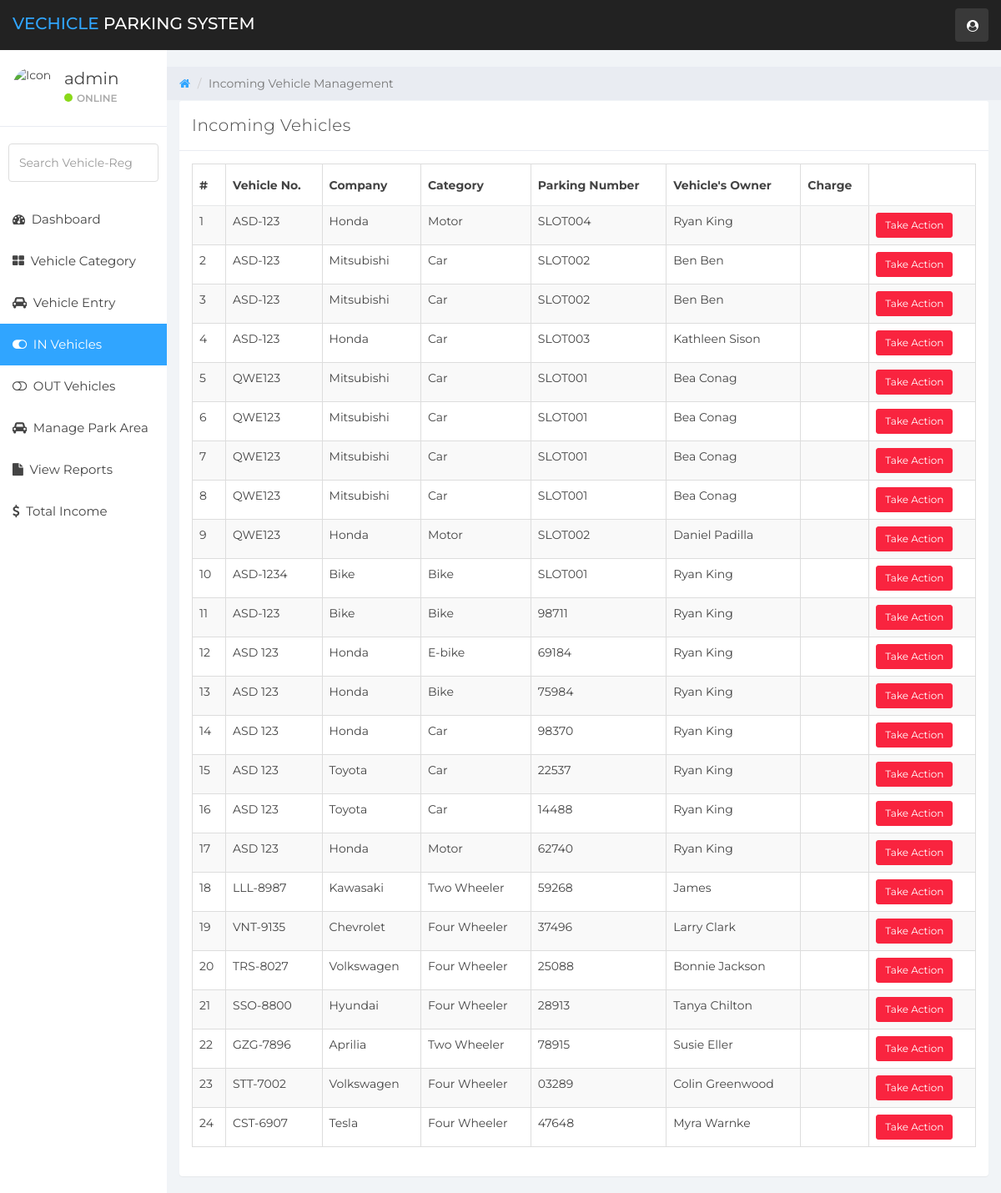
The page /in-vehicles.php (signed in) on the database as committed earlier.
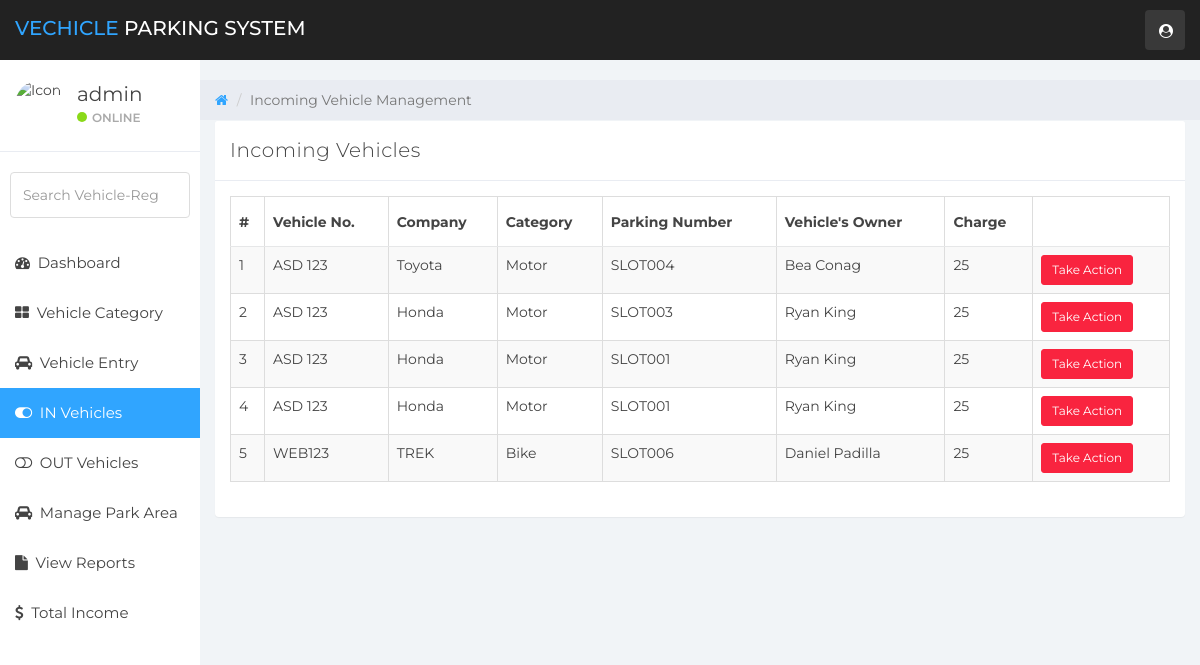
The same page on the database as committed later.
### tables this page shows
CREATE TABLE `vehicle_info` (
  `ID` int(10) NOT NULL,
  `area` varchar(20) NOT NULL,
  `slotid` varchar(120) DEFAULT NULL,
  `VehicleCategory` varchar(120) NOT NULL,
  `VehicleCompanyname` varchar(120) DEFAULT NULL,
  `RegistrationNumber` varchar(120) DEFAULT NULL,
  `OwnerName` varchar(120) DEFAULT NULL,
  `OwnerContactNumber` bigint(10) DEFAULT NULL,
  `InTime` timestamp NULL DEFAULT current_timestamp(),
  `OutTime` timestamp NULL DEFAULT NULL ON UPDATE current_timestamp(),
  `ParkingCharge` varchar(120) NOT NULL,
  `chargeStatus` varchar(50) NOT NULL,
  `Remark` mediumtext NOT NULL,
  `Status` varchar(5) NOT NULL
);

### in-vehicles.php (the view, shortened to what this page needs)
<?php
    if (strlen($_SESSION['vpmsaid']==0)) {
        header('location:logout.php');
        } else {
?>
<!DOCTYPE html>
<html>
<head>
	<link href="css/bootstrap.min.css" rel="stylesheet">
	<link href="css/font-awesome.min.css" rel="stylesheet">
    <link href="css/datatable.css" rel="stylesheet">
	<link href="css/datepicker3.css" rel="stylesheet">
	<link href="css/styles.css" rel="stylesheet">
</head>
<body>
        <?php include 'includes/navigation.php' ?>
		<?php
		include 'includes/sidebar.php'
		?>
	<div class="col-sm-9 col-sm-offset-3 col-lg-10 col-lg-offset-2 main">
		<div class="row">
			<ol class="breadcrumb">
				<li><a href="dashboard.php">
					<em class="fa fa-home"></em>
				</a></li>
				<li class="active">Incoming Vehicle Management</li>
			</ol>
		</div>
		<div class="row">
			<div class="col-lg-12">
			</div>
		</div>
		<div class="row">
				<div class="col-lg-12">
					<div class="panel panel-default">
						<div class="panel-heading">Incoming Vehicles</div>
						<div class="panel-body">
                        <table id="example" class="table table-striped table-hover table-bordered" style="width:100%">
        <thead>
            <tr>
                <th>#</th>
                <th>Vehicle No.</th>
                <th>Company</th>
                <th>Category</th>
                <th>Parking Number</th>
                <th>Vehicle's Owner</th>
                <th>Charge</th>
                <th></th>
            </tr>
        </thead>
        <tbody>
        <?php
        $ret=mysqli_query($con,"SELECT * FROM vehicle_info WHERE Status='' ORDER BY InTime DESC");
        $cnt=1;
        while ($row=mysqli_fetch_array($ret)) {
        ?>
            <tr>
            <td><?php echo $cnt;?></td>
            <td><?php  echo $row['RegistrationNumber'];?></td>
            <td><?php  echo $row['VehicleCompanyname'];?></td>
            <td><?php  echo $row['VehicleCategory'];?></td>
            <td><?php  echo $row['slotid'];?></td>
            <td><?php  echo $row['OwnerName'];?></td>
            <td><?php  echo $row['ParkingCharge'];?></td>
            <td><a href="update-incomingdetail.php?updateid=<?php echo $row['ID'];?>"><button type="button" class="btn btn-sm btn-danger">Take Action</button></a>
            </td>
            </tr>
                <?php $cnt=$cnt+1;}?>
        </tbody>
    </table>
						</div>
					</div>
				</div>
</div>
	</div>
</body>
</html>
<?php }  ?>

Rows that differ between the two databases and show on the page:
removed vehicle_info: RegistrationNumber "ASD-123", VehicleCompanyname "Honda", VehicleCategory "Motor", slotid "SLOT004", OwnerName "Ryan King"
removed vehicle_info: RegistrationNumber "ASD-123", VehicleCompanyname "Mitsubishi", VehicleCategory "Car", slotid "SLOT002", OwnerName "Ben Ben"
removed vehicle_info: RegistrationNumber "ASD-123", VehicleCompanyname "Mitsubishi", VehicleCategory "Car", slotid "SLOT002", OwnerName "Ben Ben"
removed vehicle_info: RegistrationNumber "ASD-123", VehicleCompanyname "Honda", VehicleCategory "Car", slotid "SLOT003", OwnerName "Kathleen Sison"
removed vehicle_info: RegistrationNumber "QWE123", VehicleCompanyname "Mitsubishi", VehicleCategory "Car", slotid "SLOT001", OwnerName "Bea Conag"
removed vehicle_info: RegistrationNumber "QWE123", VehicleCompanyname "Mitsubishi", VehicleCategory "Car", slotid "SLOT001", OwnerName "Bea Conag"
removed vehicle_info: RegistrationNumber "QWE123", VehicleCompanyname "Mitsubishi", VehicleCategory "Car", slotid "SLOT001", OwnerName "Bea Conag"
removed vehicle_info: RegistrationNumber "QWE123", VehicleCompanyname "Mitsubishi", VehicleCategory "Car", slotid "SLOT001", OwnerName "Bea Conag"
removed vehicle_info: RegistrationNumber "QWE123", VehicleCompanyname "Honda", VehicleCategory "Motor", slotid "SLOT002", OwnerName "Daniel Padilla"
removed vehicle_info: RegistrationNumber "ASD-1234", VehicleCompanyname "Bike", VehicleCategory "Bike", slotid "SLOT001", OwnerName "Ryan King"
removed vehicle_info: RegistrationNumber "ASD-123", VehicleCompanyname "Bike", VehicleCategory "Bike", slotid "98711", OwnerName "Ryan King"
removed vehicle_info: RegistrationNumber "ASD 123", VehicleCompanyname "Honda", VehicleCategory "E-bike", slotid "69184", OwnerName "Ryan King"
removed vehicle_info: RegistrationNumber "ASD 123", VehicleCompanyname "Honda", VehicleCategory "Bike", slotid "75984", OwnerName "Ryan King"
removed vehicle_info: RegistrationNumber "ASD 123", VehicleCompanyname "Honda", VehicleCategory "Car", slotid "98370", OwnerName "Ryan King"
removed vehicle_info: RegistrationNumber "ASD 123", VehicleCompanyname "Toyota", VehicleCategory "Car", slotid "22537", OwnerName "Ryan King"
removed vehicle_info: RegistrationNumber "ASD 123", VehicleCompanyname "Toyota", VehicleCategory "Car", slotid "14488", OwnerName "Ryan King"
removed vehicle_info: RegistrationNumber "ASD 123", VehicleCompanyname "Honda", VehicleCategory "Motor", slotid "62740", OwnerName "Ryan King"
removed vehicle_info: RegistrationNumber "LLL-8987", VehicleCompanyname "Kawasaki", VehicleCategory "Two Wheeler", slotid "59268", OwnerName "James"
removed vehicle_info: RegistrationNumber "VNT-9135", VehicleCompanyname "Chevrolet", VehicleCategory "Four Wheeler", slotid "37496", OwnerName "Larry Clark"
removed vehicle_info: RegistrationNumber "TRS-8027", VehicleCompanyname "Volkswagen", VehicleCategory "Four Wheeler", slotid "25088", OwnerName "Bonnie Jackson"
removed vehicle_info: RegistrationNumber "SSO-8800", VehicleCompanyname "Hyundai", VehicleCategory "Four Wheeler", slotid "28913", OwnerName "Tanya Chilton"
removed vehicle_info: RegistrationNumber "GZG-7896", VehicleCompanyname "Aprilia", VehicleCategory "Two Wheeler", slotid "78915", OwnerName "Susie Eller"
removed vehicle_info: RegistrationNumber "STT-7002", VehicleCompanyname "Volkswagen", VehicleCategory "Four Wheeler", slotid "03289", OwnerName "Colin Greenwood"
removed vehicle_info: RegistrationNumber "CST-6907", VehicleCompanyname "Tesla", VehicleCategory "Four Wheeler", slotid "47648", OwnerName "Myra Warnke"
added vehicle_info: RegistrationNumber "ASD 123", VehicleCompanyname "Toyota", VehicleCategory "Motor", slotid "SLOT004", OwnerName "Bea Conag", ParkingCharge "25"
now on this page (row edited): vehicle_info: RegistrationNumber "ASD 123", VehicleCompanyname "Honda", VehicleCategory "Motor", slotid "SLOT003", OwnerName "Ryan King", ParkingCharge "25"
now on this page (row edited): vehicle_info: RegistrationNumber "ASD 123", VehicleCompanyname "Honda", VehicleCategory "Motor", slotid "SLOT001", OwnerName "Ryan King", ParkingCharge "25"
now on this page (row edited): vehicle_info: RegistrationNumber "ASD 123", VehicleCompanyname "Honda", VehicleCategory "Motor", slotid "SLOT001", OwnerName "Ryan King", ParkingCharge "25"
now on this page (row edited): vehicle_info: RegistrationNumber "WEB123", VehicleCompanyname "TREK", VehicleCategory "Bike", slotid "SLOT006", OwnerName "Daniel Padilla", ParkingCharge "25"
